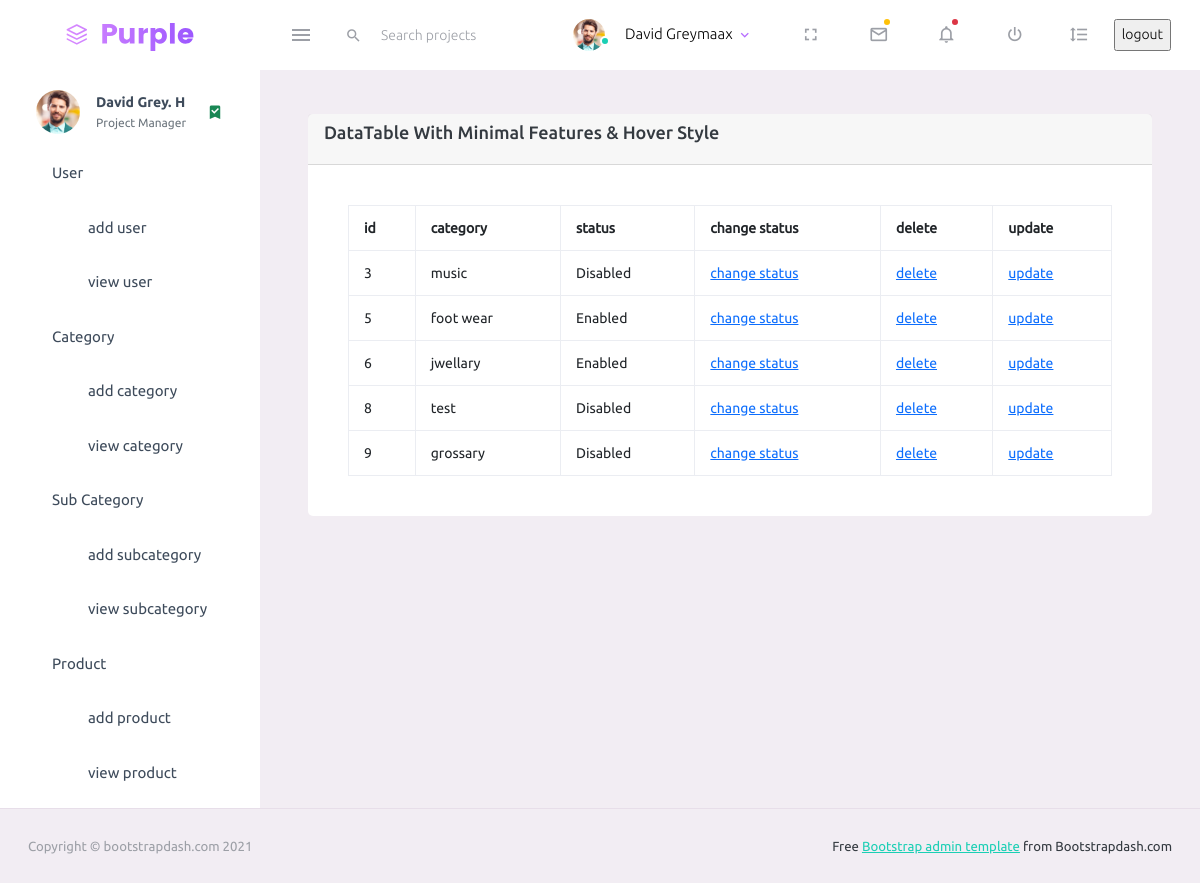
Page /viewcategory/ (signed in) on the committed database.
### backend/models.py (models this page shows)
class maincategory(models.Model):
    category = models.CharField(max_length=100)
    status = models.IntegerField(default=0)

### backend/views.py (the view)
# urls.py: path('viewcategory/',viewcategory),
def viewcategory(request):
    if 'username' not in request.session:
        return redirect('/')
    mydata = maincategory.objects.all().values()
    return render(request,'viewcategory.html',{'data':mydata})

### backend/templates/viewcategory.html
{% include 'header.html' %}
  <div class="content-wrapper">
    <section class="content">
      <div class="container-fluid">
        <div class="row">
          <div class="col-12">
            <div class="card">
              <div class="card-header">
                <h3 class="card-title">DataTable with minimal features & hover style</h3>
              </div>
              <div class="card-body">
                <table id="example2" class="table table-bordered table-hover">
                    <tr>
                        <th>id</th>
                        <th>category</th>
                        <th>status</th>
                        <th>change status</th>
                        <th>delete</th>
                        <th>update</th>
                    </tr>
                    {% for x in data %}
                        <tr>
                            <td>{{x.id}}</td>
                            <td>{{x.category}}</td>
                            <td>{% if x.status == 0 %} Disabled {% else %} Enabled {% endif %}</td>
                            <td><a href="/changestatus/{{x.id}}">change status</a></td>
                            <td><a href="/delete/{{x.id}}">delete</a></td>
                            <td><a href="/update/{{x.id}}">update</a></td>
                        </tr>
                    {% endfor %}
                </table>
              </div>
            </div>
          </div>
        </div>
      </div>
    </section>
  </div>
{% include 'footer.html' %}

### backend/templates/header.html (shortened to what this page needs)
{% load static %}
<!DOCTYPE html>
<html lang="en">
  <head>
    <link rel="stylesheet" href="{% static 'assets/vendors/mdi/css/materialdesignicons.min.css' %}">
    <link rel="stylesheet" href="{% static 'assets/vendors/css/vendor.bundle.base.css' %}">
    <link rel="stylesheet" href="{% static 'assets/css/style.css' %}">
    <link rel="stylesheet" href="{% static 'assets/scss/' %}">
  </head>
  <body>
    <div class="container-scroller">
      <nav class="navbar default-layout-navbar col-lg-12 col-12 p-0 fixed-top d-flex flex-row">
        <div class="text-center navbar-brand-wrapper d-flex align-items-center justify-content-center">
          <a class="navbar-brand brand-logo" href="/dashboard"><img src="{% static 'assets/images/logo.svg' %}" alt="logo" /></a>
        </div>
        <div class="navbar-menu-wrapper d-flex align-items-stretch">
          <button class="navbar-toggler navbar-toggler align-self-center" type="button" data-toggle="minimize">
            <span class="mdi mdi-menu"></span>
          </button>
          <div class="search-field d-none d-md-block">
            <form class="d-flex align-items-center h-100" action="#">
              <div class="input-group">
                <div class="input-group-prepend bg-transparent">
                  <i class="input-group-text border-0 mdi mdi-magnify"></i>
                </div>
                <input type="text" class="form-control bg-transparent border-0" placeholder="Search projects">
              </div>
            </form>
          </div>
          <ul class="navbar-nav navbar-nav-right">
            <li class="nav-item nav-profile dropdown">
              <a class="nav-link dropdown-toggle" id="profileDropdown" href="#" data-bs-toggle="dropdown" aria-expanded="false">
                <div class="nav-profile-img">
                  <img src="{% static 'assets/images/faces/face1.jpg' %}" alt="image">
                  <span class="availability-status online"></span>
                </div>
                <div class="nav-profile-text">
                  <p class="mb-1 text-black">David Greymaax</p>
                </div>
              </a>
            </li>
            <li class="nav-item d-none d-lg-block full-screen-link">
              <a class="nav-link">
                <i class="mdi mdi-fullscreen" id="fullscreen-button"></i>
              </a>
            </li>
            <li class="nav-item dropdown">
              <a class="nav-link count-indicator dropdown-toggle" id="messageDropdown" href="#" data-bs-toggle="dropdown" aria-expanded="false">
                <i class="mdi mdi-email-outline"></i>
                <span class="count-symbol bg-warning"></span>
              </a>
            </li>
            <li class="nav-item dropdown">
              <a class="nav-link count-indicator dropdown-toggle" id="notificationDropdown" href="#" data-bs-toggle="dropdown">
                <i class="mdi mdi-bell-outline"></i>
                <span class="count-symbol bg-danger"></span>
              </a>
            </li>
            <li class="nav-item nav-logout d-none d-lg-block">
              <a class="nav-link" href="#">
                <i class="mdi mdi-power"></i>
              </a>
            </li>
            <li class="nav-item nav-settings d-none d-lg-block">
              <a class="nav-link" href="#">
                <i class="mdi mdi-format-line-spacing"></i>
              </a>
            </li>
            <li class="nav-item nav-settings d-none d-lg-block">
              <a href="/logout"><input type="submit" value="logout"></a>
            </li>
          </ul>
        </div>
      </nav>
      <div class="container-fluid page-body-wrapper">
        <nav class="sidebar sidebar-offcanvas" id="sidebar">
          <ul class="nav">
            <li class="nav-item nav-profile">
              <a href="#" class="nav-link">
                <div class="nav-profile-image">
                  <img src="{% static 'assets/images/faces/face1.jpg' %}" alt="profile">
                </div>
                <div class="nav-profile-text d-flex flex-column">
                  <span class="font-weight-bold mb-2">David Grey. H</span>
                  <span class="text-secondary text-small">Project Manager</span>
                </div>
                <i class="mdi mdi-bookmark-check text-success nav-profile-badge"></i>
              </a>
            </li>
            <li class="nav-item menu-open">
              <a href="#" class="nav-link active">
                <p>
                  User
                </p>
              </a>
              <ul class="nav nav-treeview">
                <li class="nav-item">
                  <a href="/register" class="nav-link">
                    <p>add user</p>
                  </a>
                </li>
                <li class="nav-item">
                  <a href="/viewdata" class="nav-link">
                    <p>view user</p>
                  </a>
                </li>
              </ul>
            </li>
            <li class="nav-item menu-open">
              <a href="#" class="nav-link active">
                <p>
                  Category
                </p>
              </a>
              <ul class="nav nav-treeview">
                <li class="nav-item">
                  <a href="/addcategory" class="nav-link">
                    <p>add category</p>
                  </a>
                </li>
                <li class="nav-item">
                  <a href="/viewcategory" class="nav-link">
                    <p>view category</p>
                  </a>
                </li>
              </ul>
            </li>
            <li class="nav-item menu-open">
              <a href="#" class="nav-link active">
                <p>
                  Sub Category
                </p>
              </a>
              <ul class="nav nav-treeview">
                <li class="nav-item">
                  <a href="/addsubcate" class="nav-link">
                    <p>add subcategory</p>
                  </a>
                </li>
                <li class="nav-item">
                  <a href="/viewsubcate" class="nav-link">
                    <p>view subcategory</p>
                  </a>
                </li>
              </ul>
            </li>
            <li class="nav-item menu-open">
              <a href="#" class="nav-link active">
                <p>
                  Product
                </p>
              </a>
              <ul class="nav nav-treeview">
                <li class="nav-item">
                  <a href="/addproduct" class="nav-link">
                    <p>add product</p>
                  </a>
                </li>
                <li class="nav-item">
                  <a href="/viewproduct" class="nav-link">
                    <p>view product</p>
                  </a>
                </li>
              </ul>
            </li>
          </ul>
        </nav>

### backend/templates/footer.html (shortened to what this page needs)
</div>
</div>
<footer class="footer">
  <div class="container-fluid d-flex justify-content-between">
    <span class="text-muted d-block text-center text-sm-start d-sm-inline-block">Copyright © bootstrapdash.com 2021</span>
    <span class="float-none float-sm-end mt-1 mt-sm-0 text-end"> Free <a href="https://www.bootstrapdash.com/bootstrap-admin-template/" target="_blank">Bootstrap admin template</a> from Bootstrapdash.com</span>
  </div>
</footer>
</body>
</html>

### rows in the picture
maincategory: id "3", category "music", status "Disabled"
maincategory: id "5", category "foot wear", status "Enabled"
maincategory: id "6", category "jwellary", status "Enabled"
maincategory: id "8", category "test", status "Disabled"
maincategory: id "9", category "grossary", status "Disabled"
